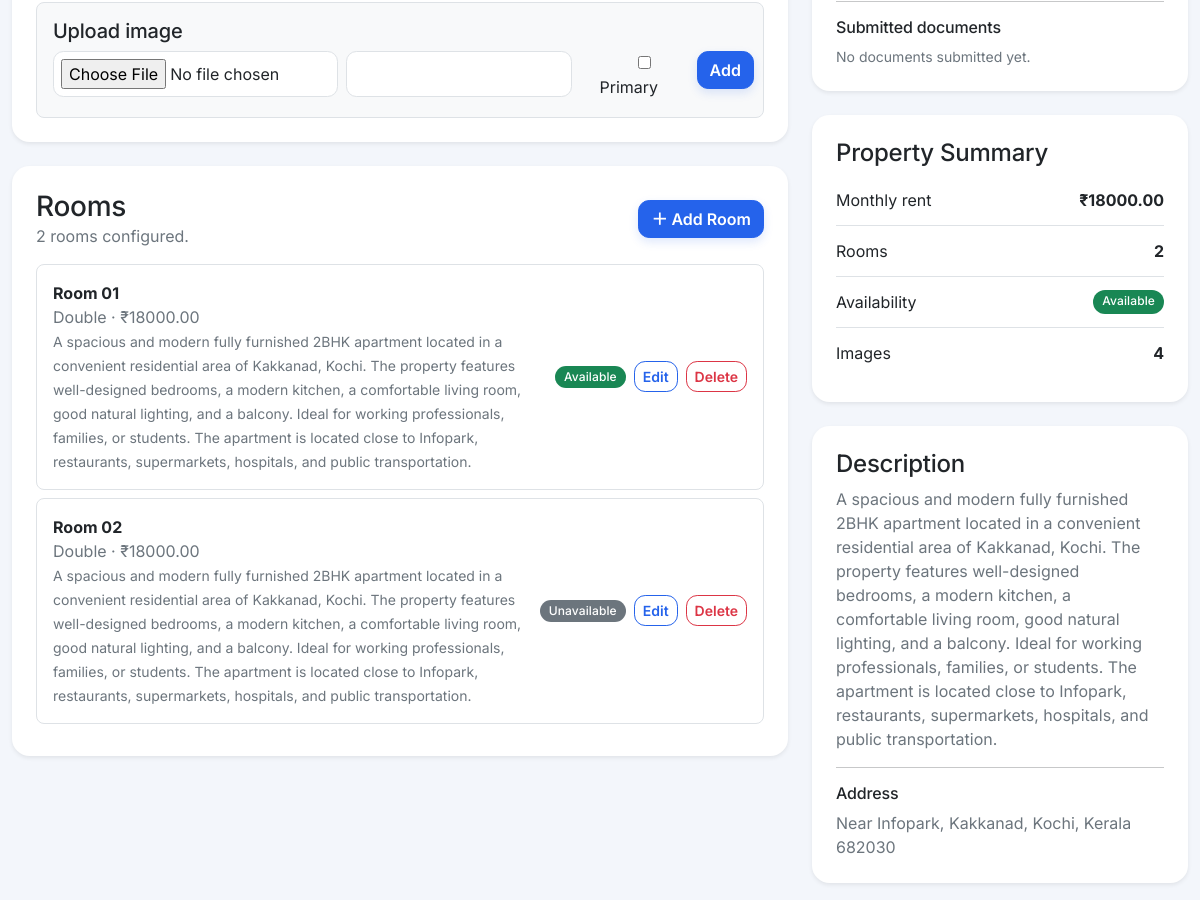
The page /properties/owner/5/ (signed in, middle part) on the database as committed earlier.
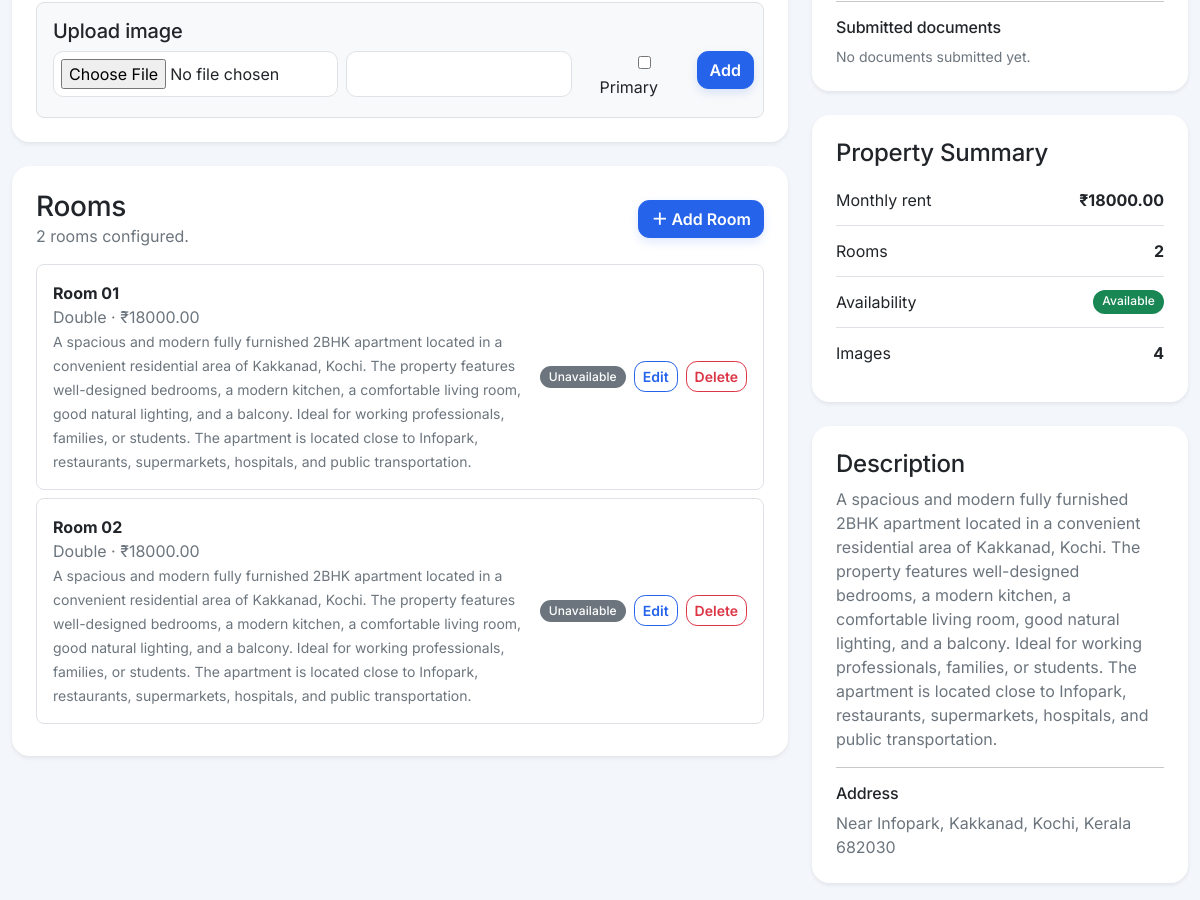
The same page on the database as committed later.
### properties/models.py (models this page shows, shortened)
class Room(models.Model):
    class RoomType(models.TextChoices):
        SINGLE = "SINGLE", "Single"
        DOUBLE = "DOUBLE", "Double"
        SHARED = "SHARED", "Shared"
        MASTER = "MASTER", "Master"
        OTHER = "OTHER", "Other"
    property = models.ForeignKey(Property, on_delete=models.CASCADE, related_name="rooms")
    room_number = models.CharField(max_length=50)
    room_type = models.CharField(max_length=20, choices=RoomType.choices, default=RoomType.SINGLE)
    rent = models.DecimalField(max_digits=12, decimal_places=2, validators=[MinValueValidator(0)])
    available = models.BooleanField(default=True)
    description = models.TextField(blank=True)
    class Meta:
        ordering = ["room_number"]
        constraints = [
            models.UniqueConstraint(fields=["property", "room_number"], name="unique_room_number_per_property")
        ]

### properties/views.py (the view)
    def wrapped(request, *args, **kwargs):
        if not request.user.is_authenticated:
            from django.contrib.auth.views import redirect_to_login
            return redirect_to_login(request.get_full_path())
        if request.user.role != "OWNER":
            messages.error(request, "Owner access is required.")
            return redirect("accounts:dashboard")
        return view_func(request, *args, **kwargs)

### properties/forms.py (shortened to what this page needs)
class PropertyImageForm(forms.ModelForm):
    class Meta:
        model = PropertyImage
        fields = ["image", "caption", "is_primary"]
        widgets = {"image": forms.ClearableFileInput(attrs={"accept": "image/*"})}

class PropertyVerificationDocumentForm(forms.ModelForm):
    class Meta:
        model = PropertyVerificationDocument
        fields = ["document", "description"]
        widgets = {
            "document": forms.ClearableFileInput(attrs={"accept": ".pdf,.jpg,.jpeg,.png"}),
            "description": forms.TextInput(attrs={"placeholder": "e.g. Ownership proof or authorisation"}),
        }

### properties/models.py (called while the page is built)
    @property
    def has_map_location(self):
        return self.latitude is not None and self.longitude is not None

### templates/properties/owner_property_detail.html (shortened to what this page needs)
{% extends "base.html" %}
{% block content %}
<div class="container py-5">
<div class="row g-4"><div class="col-lg-8"><div class="card border-0 shadow-sm p-4 mb-4"><form method="post" action="{% url 'properties:image_add' property.pk %}" enctype="multipart/form-data" class="border rounded-3 p-3 bg-body-tertiary"><h5>Upload image</h5><div class="row g-2"><div class="col-md-5">{{ image_form.image }}</div><div class="col-md-4">{{ image_form.caption }}</div><div class="col-md-2 form-check mt-2">{{ image_form.is_primary }} <label>Primary</label></div><div class="col-md-1"><button class="btn btn-primary">Add</button></div></div></form></div>
<div class="card border-0 shadow-sm p-4"><div class="d-flex justify-content-between align-items-center mb-3"><div><h3 class="mb-0">Rooms</h3><p class="text-secondary mb-0">{{ property.rooms.count }} room{{ property.rooms.count|pluralize }} configured.</p></div><a class="btn btn-primary" href="{% url 'properties:room_create' property.pk %}">＋ Add Room</a></div>{% for room in property.rooms.all %}<div class="border rounded-3 p-3 mb-2 d-flex justify-content-between align-items-center gap-3"><div><strong>Room {{ room.room_number }}</strong><div class="text-secondary">{{ room.get_room_type_display }} · ₹{{ room.rent|floatformat:2 }}</div>{% if room.description %}<small class="text-secondary">{{ room.description }}</small>{% endif %}</div><div class="d-flex align-items-center gap-2">{% if room.available %}<span class="badge text-bg-success">Available</span>{% else %}<span class="badge text-bg-secondary">Unavailable</span>{% endif %}<a class="btn btn-sm btn-outline-primary" href="{% url 'properties:room_update' property.pk room.pk %}">Edit</a><a class="btn btn-sm btn-outline-danger" href="{% url 'properties:room_delete' property.pk room.pk %}">Delete</a></div></div>{% empty %}<p class="text-secondary mb-0">No rooms added yet.</p>{% endfor %}</div></div>
<div class="col-lg-4"><div class="card border-0 shadow-sm p-4 mb-4"><h6>Submitted documents</h6>{% for document in property.verification_documents.all %}<div class="small mb-1"><i class="bi bi-file-earmark-check me-1"></i>{{ document.description|default:"Verification document" }} · {{ document.uploaded_at|date:"d M Y" }}</div>{% empty %}<p class="small text-secondary mb-0">No documents submitted yet.</p>{% endfor %}</div><div class="card border-0 shadow-sm p-4 mb-4"><h4>Property Summary</h4><div class="summary-row"><span>Monthly rent</span><strong>₹{{ property.rent|floatformat:2 }}</strong></div><div class="summary-row"><span>Rooms</span><strong>{{ property.number_of_rooms }}</strong></div><div class="summary-row"><span>Availability</span>{% if property.available %}<span class="badge text-bg-success">Available</span>{% else %}<span class="badge text-bg-secondary">Unavailable</span>{% endif %}</div><div class="summary-row"><span>Images</span><strong>{{ property.images.count }}</strong></div></div><div class="card border-0 shadow-sm p-4 mb-4"><h4>Description</h4><p class="text-secondary mb-0">{{ property.description }}</p><hr><h6>Address</h6><p class="text-secondary mb-0">{{ property.address }}</p></div></div></div></div>
{% endblock %}

Rows that differ between the two databases and show on the page:
changed Room (number 1 of 2 on the later page): available "Available" → "Unavailable"
